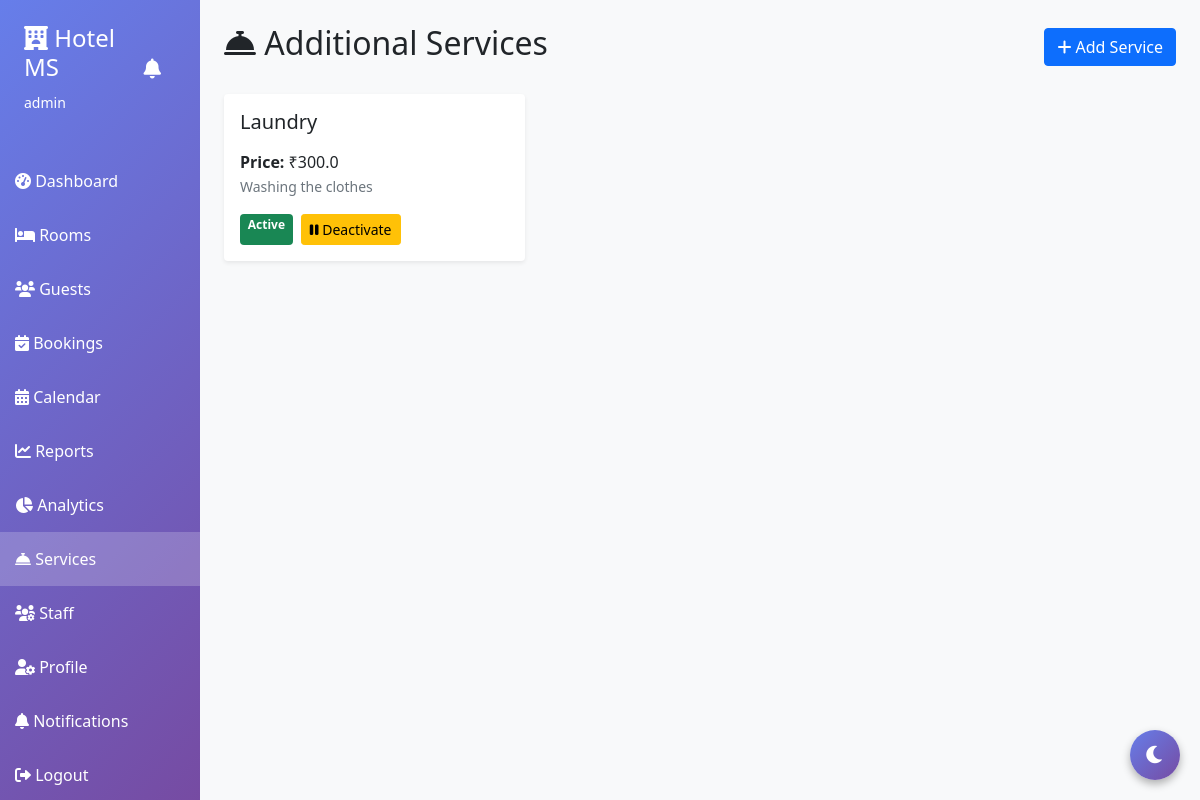
Page /services (signed in) on the committed database.
### server.py (models this page shows)
class User(UserMixin, db.Model):
    id = db.Column(db.Integer, primary_key=True)
    username = db.Column(db.String(80), unique=True, nullable=False)
    password = db.Column(db.String(200), nullable=False)
    role = db.Column(db.String(20), default='staff')
    guest_id = db.Column(db.Integer, db.ForeignKey('guest.id'), nullable=True)

class AdditionalService(db.Model):
    id = db.Column(db.Integer, primary_key=True)
    name = db.Column(db.String(100), nullable=False)
    description = db.Column(db.Text)
    price = db.Column(db.Float, nullable=False)
    category = db.Column(db.String(50))  # food, laundry, transport, etc.
    is_active = db.Column(db.Boolean, default=True)

### server.py (the view)
@app.route('/services')
@login_required
def services():
    if current_user.role == 'guest':
        return redirect(url_for('guest_dashboard'))
    all_services = AdditionalService.query.all()
    return render_template('services.html', services=all_services)

### server.py (called while the page is built)
@login_manager.user_loader
def load_user(user_id):
    return User.query.get(int(user_id))

### templates/services.html (shortened to what this page needs)
{% extends "base.html" %}
{% block content %}
<div class="d-flex justify-content-between align-items-center mb-4">
    <h2><i class="fas fa-concierge-bell"></i> Additional Services</h2>
    <button class="btn btn-primary" data-bs-toggle="modal" data-bs-target="#addServiceModal">
        <i class="fas fa-plus"></i> Add Service
    </button>
</div>
<div class="row">
    {% if services %}
        {% for service in services %}
        <div class="col-md-4 mb-3">
            <div class="card h-100 {% if not service.is_active %}opacity-50{% endif %}">
                <div class="card-body">
                    <div class="d-flex justify-content-between align-items-start mb-2">
                        <h5 class="card-title">{{ service.name }}</h5>
                        <span class="badge bg-{{ service.category }}">{{ service.category|title }}</span>
                    </div>
                    <p class="card-text">
                        <strong>Price:</strong> ₹{{ service.price }}<br>
                        {% if service.description %}
                        <small class="text-muted">{{ service.description }}</small>
                        {% endif %}
                    </p>
                    <div class="d-flex gap-2">
                        <span class="badge bg-{{ 'success' if service.is_active else 'secondary' }}">
                            {{ 'Active' if service.is_active else 'Inactive' }}
                        </span>
                        <a href="{{ url_for('toggle_service', service_id=service.id) }}"
                           class="btn btn-sm btn-{{ 'warning' if service.is_active else 'success' }}">
                            <i class="fas fa-{{ 'pause' if service.is_active else 'play' }}"></i>
                            {{ 'Deactivate' if service.is_active else 'Activate' }}
                        </a>
                    </div>
                </div>
            </div>
        </div>
        {% endfor %}
    {% endif %}
</div>
{% endblock %}

### templates/base.html (shortened to what this page needs)
<!DOCTYPE html>
<html lang="en">
<head>
    <link href="https://cdn.jsdelivr.net/npm/bootstrap@5.1.3/dist/css/bootstrap.min.css" rel="stylesheet">
    <link rel="stylesheet" href="https://cdnjs.cloudflare.com/ajax/libs/font-awesome/6.0.0/css/all.min.css">
</head>
<body>
    {% if current_user.is_authenticated %}
    <div class="container-fluid">
        <div class="row">
            <div class="col-md-2 sidebar p-0">
                <div class="p-4 text-white">
                    <div class="d-flex justify-content-between align-items-center mb-3">
                        <div>
                            <h4><i class="fas fa-hotel"></i> Hotel MS</h4>
                            <small>{{ current_user.username }}</small>
                        </div>
                        <div>
                            <a href="{{ url_for('notifications') }}" class="text-white position-relative"
                                title="Notifications">
                                <i class="fas fa-bell fa-lg"></i>
                            </a>
                        </div>
                    </div>
                </div>
                <nav>
                    {% if current_user.role == 'guest' %}
                    <a href="{{ url_for('guest_dashboard') }}"
                        class="{% if request.endpoint == 'guest_dashboard' %}active{% endif %}">
                        <i class="fas fa-tachometer-alt"></i> My Dashboard
                    </a>
                    <a href="{{ url_for('guest_book_room') }}"
                        class="{% if request.endpoint == 'guest_book_room' %}active{% endif %}">
                        <i class="fas fa-bed"></i> Book a Room
                    </a>
                    <a href="{{ url_for('profile') }}" class="{% if request.endpoint == 'profile' %}active{% endif %}">
                        <i class="fas fa-user"></i> My Profile
                    </a>
                    <a href="{{ url_for('notifications') }}"
                        class="{% if request.endpoint == 'notifications' %}active{% endif %}">
                        <i class="fas fa-bell"></i> Notifications
                    </a>
                    <a href="{{ url_for('logout') }}">
                        <i class="fas fa-sign-out-alt"></i> Logout
                    </a>
                    {% else %}
                    <a href="{{ url_for('dashboard') }}"
                        class="{% if request.endpoint == 'dashboard' %}active{% endif %}">
                        <i class="fas fa-tachometer-alt"></i> Dashboard
                    </a>
                    <a href="{{ url_for('rooms') }}" class="{% if request.endpoint == 'rooms' %}active{% endif %}">
                        <i class="fas fa-bed"></i> Rooms
                    </a>
                    <a href="{{ url_for('guests') }}" class="{% if request.endpoint == 'guests' %}active{% endif %}">
                        <i class="fas fa-users"></i> Guests
                    </a>
                    <a href="{{ url_for('bookings') }}"
                        class="{% if request.endpoint == 'bookings' %}active{% endif %}">
                        <i class="fas fa-calendar-check"></i> Bookings
                    </a>
                    <a href="{{ url_for('calendar') }}"
                        class="{% if request.endpoint == 'calendar' %}active{% endif %}">
                        <i class="fas fa-calendar-alt"></i> Calendar
                    </a>
                    <a href="{{ url_for('reports') }}" class="{% if request.endpoint == 'reports' %}active{% endif %}">
                        <i class="fas fa-chart-line"></i> Reports
                    </a>
                    <a href="{{ url_for('analytics') }}"
                        class="{% if request.endpoint == 'analytics' %}active{% endif %}">
                        <i class="fas fa-chart-pie"></i> Analytics
                    </a>
                    <a href="{{ url_for('services') }}"
                        class="{% if request.endpoint == 'services' %}active{% endif %}">
                        <i class="fas fa-concierge-bell"></i> Services
                    </a>
                    <a href="{{ url_for('staff') }}" class="{% if request.endpoint == 'staff' %}active{% endif %}">
                        <i class="fas fa-users-cog"></i> Staff
                    </a>
                    <a href="{{ url_for('profile') }}" class="{% if request.endpoint == 'profile' %}active{% endif %}">
                        <i class="fas fa-user-cog"></i> Profile
                    </a>
                    <a href="{{ url_for('notifications') }}"
                        class="{% if request.endpoint == 'notifications' %}active{% endif %}">
                        <i class="fas fa-bell"></i> Notifications
                    </a>
                    <a href="{{ url_for('logout') }}">
                        <i class="fas fa-sign-out-alt"></i> Logout
                    </a>
                    {% endif %}
                </nav>
            </div>
            <div class="col-md-10 p-4">
                {% block content %}{% endblock %}
            </div>
        </div>
    </div>
    {% else %}
    {% block login_content %}{% endblock %}
    {% endif %}
    <button class="dark-mode-toggle" onclick="toggleDarkMode()" title="Toggle Dark Mode">
        <i class="fas fa-moon" id="darkModeIcon"></i>
    </button>
</body>
</html>

### templates/base.html (style rules this page uses)
body { background-color: #f8f9fa; transition: all 0.3s; }
.sidebar { min-height: 100vh; background: linear-gradient(135deg, #667eea 0%, #764ba2 100%); }
.sidebar a { color: white; text-decoration: none; padding: 15px; display: block; transition: 0.3s; }
.sidebar a.active { background-color: rgba(255, 255, 255, 0.2); }
.card { box-shadow: 0 0.125rem 0.25rem rgba(0, 0, 0, 0.075); border: none; transition: all 0.3s; }
.dark-mode-toggle { position: fixed; bottom: 20px; right: 20px; width: 50px; height: 50px; border-radius: 50%; background: linear-gradient(135deg, #667eea 0%, #764ba2 100%); border: none; color: white; font-size: 20px; cursor: pointer; box-shadow: 0 4px 8px rgba(0, 0, 0, 0.3); z-index: 1000; transition: all 0.3s; }

### rows in the picture
User: username "admin"
AdditionalService: name "Laundry", price "300.0", description "Washing the clothes", is_active "Active", is_active "Deactivate"
